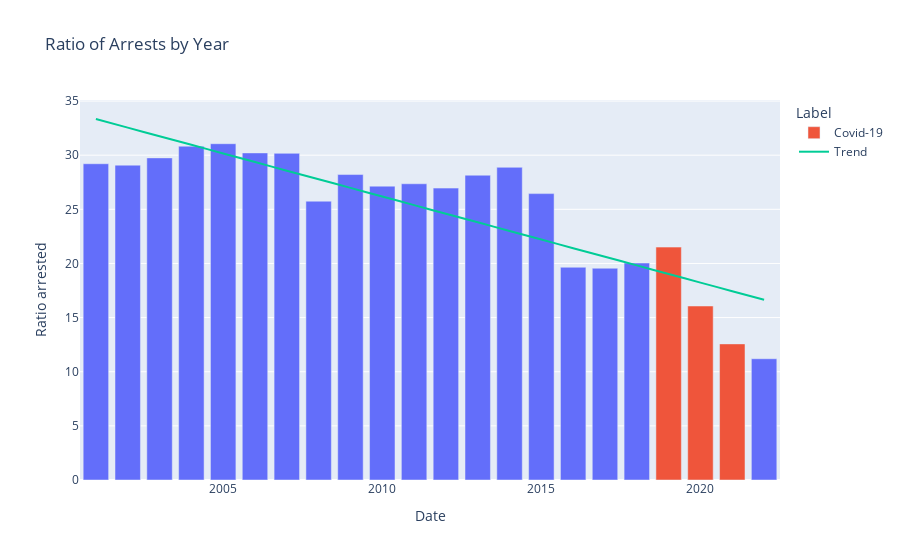

Notebook source saved alongside this figure:
### Code cell
fig = px.bar(df_grouped, x='Date', y='Ratio arrested', color = "Label",
             title='Ratio of Arrests by Year')

# Fit a trend line
z = np.polyfit(df_grouped['Date'], df_grouped['Ratio arrested'], 1)
p = np.poly1d(z)

fig.add_trace(go.Scatter(x=df_grouped['Date'], y=p(df_grouped['Date']), mode='lines', line=dict(shape='spline'), name='Trend'))


fig.show()

### Figure 1 — Plotly figure (JSON) as saved in the notebook; plotly's stock layout.template omitted (floating-point values rounded to 4 significant figures)
{"data": [{"alignmentgroup": "True", "hovertemplate": "Label=<br>Date=%{x}<br>Ratio arrested=%{y}<extra></extra>", "legendgroup": "", "marker": {"color": "#636efa", "pattern": {"shape": ""}}, "name": "", "offsetgroup": "", "orientation": "v", "showlegend": false, "textposition": "auto", "type": "bar", "x": [2001, 2002, 2003, 2004, 2005, 2006, 2007, 2008, 2009, 2010, 2011, 2012, 2013, 2014, 2015, 2016, 2017, 2018, 2022], "xaxis": "x", "y": [29.21, 29.08, 29.75, 30.83, 31.06, 30.21, 30.17, 25.75, 28.21, 27.14, 27.36, 26.96, 28.15, 28.88, 26.45, 19.65, 19.56, 20.04, 11.2], "yaxis": "y"}, {"alignmentgroup": "True", "hovertemplate": "Label=Covid-19<br>Date=%{x}<br>Ratio arrested=%{y}<extra></extra>", "legendgroup": "Covid-19", "marker": {"color": "#EF553B", "pattern": {"shape": ""}}, "name": "Covid-19", "offsetgroup": "Covid-19", "orientation": "v", "showlegend": true, "textposition": "auto", "type": "bar", "x": [2019, 2020, 2021], "xaxis": "x", "y": [21.51, 16.07, 12.57], "yaxis": "y"}, {"line": {"shape": "spline"}, "mode": "lines", "name": "Trend", "type": "scatter", "x": [2001, 2002, 2003, 2004, 2005, 2006, 2007, 2008, 2009, 2010, 2011, 2012, 2013, 2014, 2015, 2016, 2017, 2018, 2019, 2020, 2021, 2022], "y": [33.34, 32.55, 31.75, 30.96, 30.16, 29.37, 28.57, 27.77, 26.98, 26.18, 25.39, 24.59, 23.8, 23.0, 22.21, 21.41, 20.62, 19.82, 19.03, 18.23, 17.44, 16.64]}], "layout": {"barmode": "relative", "legend": {"title": {"text": "Label"}, "tracegroupgap": 0}, "title": {"text": "Ratio of Arrests by Year"}, "xaxis": {"anchor": "y", "domain": [0, 1], "title": {"text": "Date"}}, "yaxis": {"anchor": "x", "domain": [0, 1], "title": {"text": "Ratio arrested"}}}}
